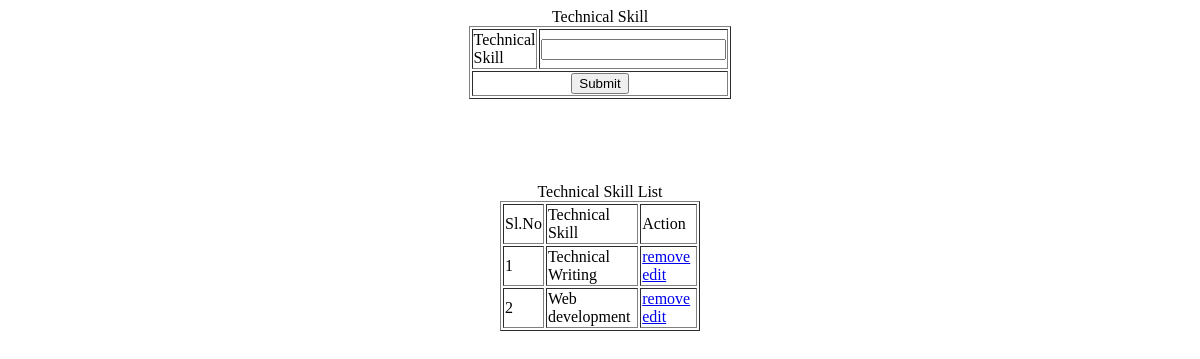
The page /Project/Admin/Technicalskill.php on the database as committed earlier.
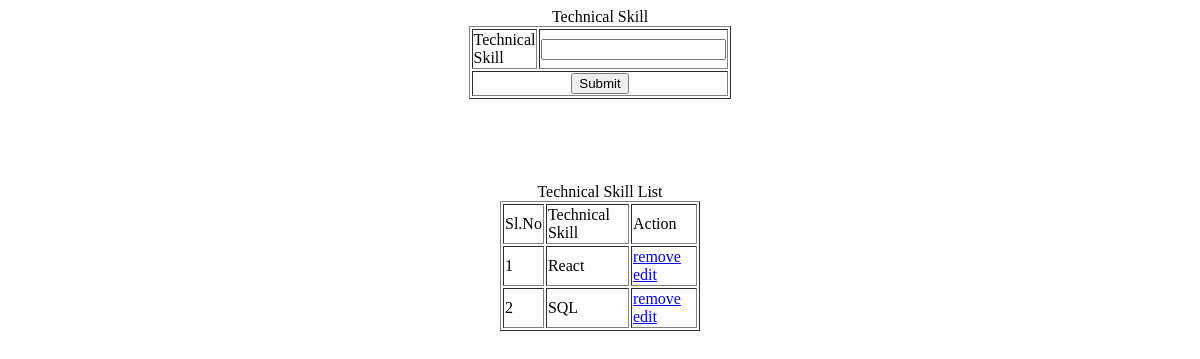
The same page on the database as committed later.
### tables this page shows
CREATE TABLE `tbl_technicalskill` (
  `technicalskill_id` int(11) NOT NULL,
  `technicalskill_name` varchar(30) NOT NULL,
  `technicalskill_status` int(11) NOT NULL DEFAULT 0
);

### Project/Admin/Technicalskill.php (the view, shortened to what this page needs)
<?php
include("../Assets/Connection/Connection.php");
 $technicalskillname = "";
	?>
<!DOCTYPE html PUBLIC "-//W3C//DTD XHTML 1.0 Transitional//EN" "http://www.w3.org/TR/xhtml1/DTD/xhtml1-transitional.dtd">
<html xmlns="http://www.w3.org/1999/xhtml">
<head>
</head>
<body>
<form id="form1" name="form1" method="post" action="">
  <div align="center">Technical Skill</div>
      <table width="200" border="1"align="center">
      <tr>
        <td>Technical Skill</td>
        <td><label for="txt_technicalskill"></label>
        <input type="text" name="txt_technicalskill" id="txt_technicalskill" value = "<?php echo $technicalskillname?>"/>
        </td>
      </tr>
      <tr>
        <td colspan="2" align="center"><input type="submit" name="btn_submit" id="btn_submit" value="Submit" /></td>
        </tr>
    </table>
      <p>&nbsp;</p>
      <p>&nbsp;</p>
      <div align="center">Technical Skill List </div><table width="200" border="1" align="center">
  <tr>
    <td>Sl.No</td>
    <td>Technical Skill</td>
    <td>Action</td>
  </tr>
  <?php
   $i=0;
   $selQry="select * from tbl_technicalskill where technicalskill_status=0  ORDER BY technicalskill_name ASC";
   $row=$Con->query($selQry);
   while($data=$row->fetch_assoc())
   {
	   $i++;
  ?>
  <tr>
    <td><?php echo  $i ?></td>
    <td><?php echo $data['technicalskill_name']?></td>
    <td>
     <a href = "Technicalskill.php?rid=<?php echo $data['technicalskill_id']?>">remove</a>
     <a href = "Technicalskill.php?eid=<?php echo $data['technicalskill_id']?>">edit</a>
    </td>
  </tr>
  <?php
   }
  ?>
</table>
</form>
</body>
</html>

Rows that differ between the two databases and show on the page:
removed tbl_technicalskill: technicalskill_name "Technical Writing"
added tbl_technicalskill: technicalskill_name "React"
changed tbl_technicalskill: technicalskill_name "Web development" → "SQL"
